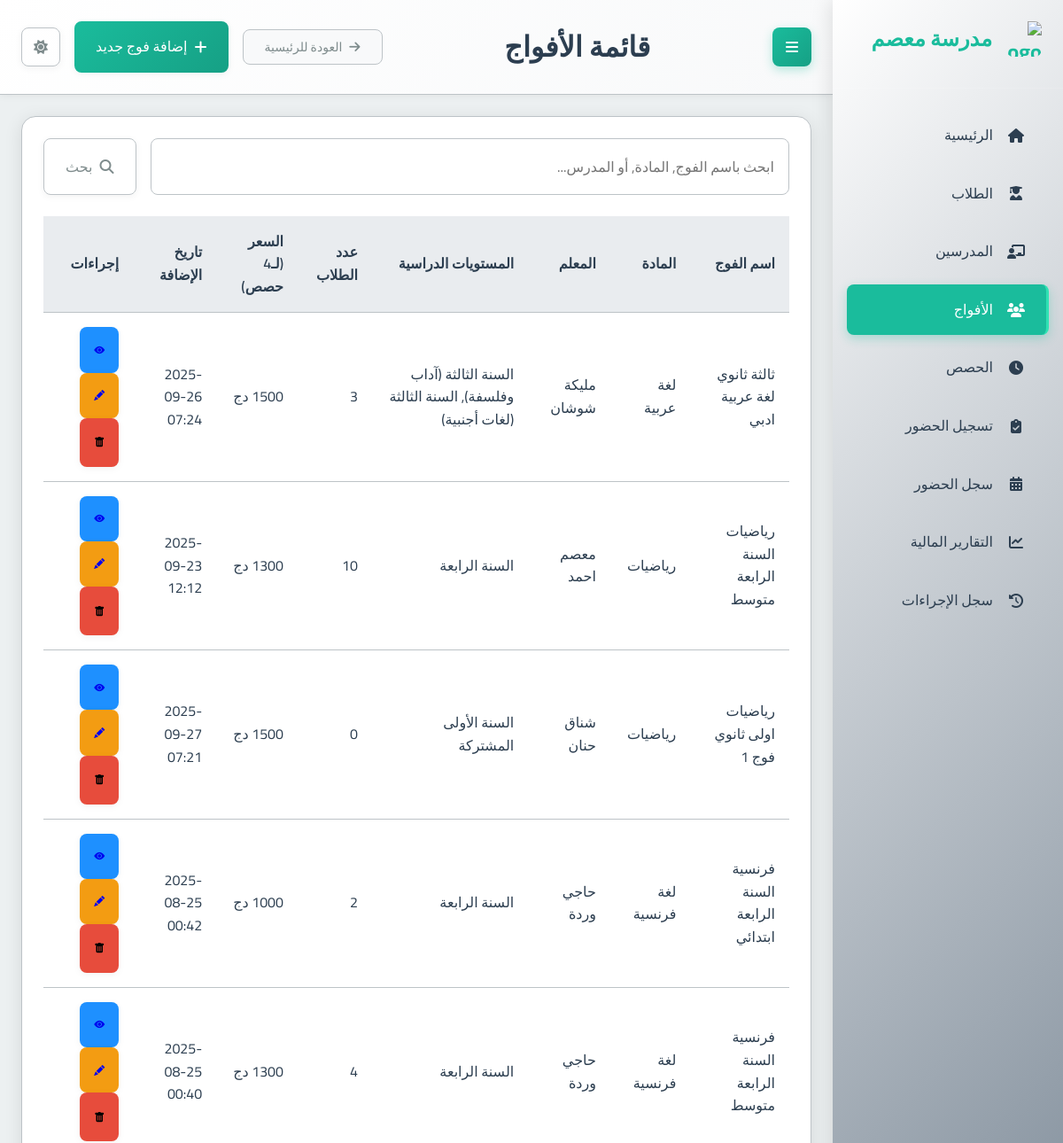
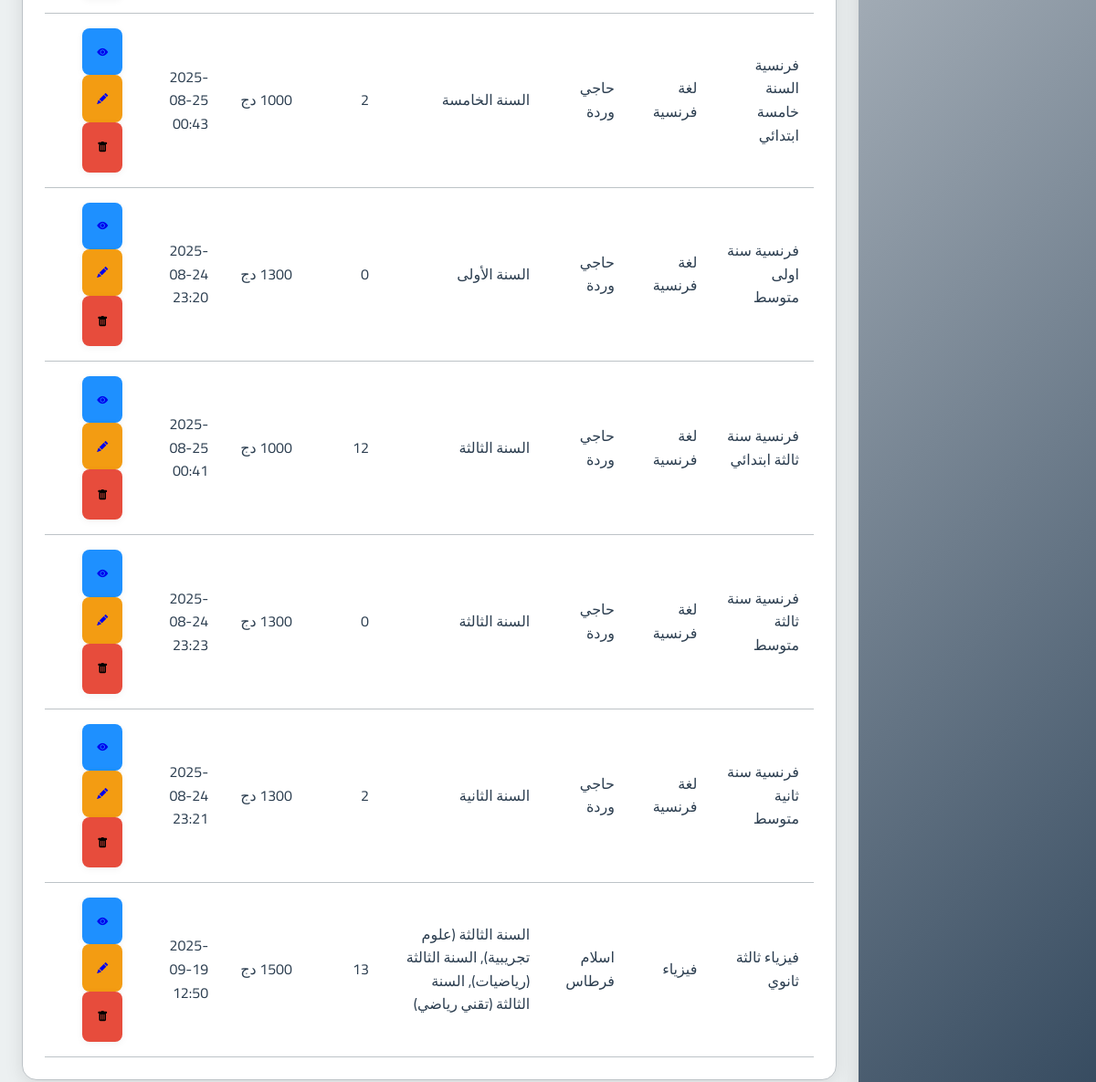
The app's page /groups/ with its own data (2 pictures, top to bottom).
### school_app/models.py (models this page shows, shortened)
class Group(models.Model):
    name = models.CharField(max_length=100, verbose_name="اسم الفوج")
    subject = models.ForeignKey(Subject, on_delete=models.PROTECT, verbose_name="المادة")
    teacher = models.ForeignKey(Teacher, on_delete=models.CASCADE, verbose_name="المدرس")
    academic_levels = models.ManyToManyField(AcademicLevel, verbose_name="المستويات الدراسية المتوافقة")
    price_per_4_sessions = models.DecimalField(max_digits=10, decimal_places=2, verbose_name="السعر لكل 4 حصص")
    session_day = models.IntegerField(choices=[
        (0, 'الاثنين'),
        (1, 'الثلاثاء'),
        (2, 'الأربعاء'),
        (3, 'الخميس'),
        (4, 'الجمعة'),
        (5, 'السبت'),
        (6, 'الأحد')
    ], verbose_name="يوم الحصة")
    session_start_time = models.TimeField(verbose_name="وقت بداية الحصة")
    session_duration = models.DecimalField(max_digits=4, decimal_places=2, default=1.5, verbose_name="مدة الحصة (ساعات)")
    students = models.ManyToManyField(Student, through='StudentGroup', blank=True, verbose_name="الطلاب المسجلون")
    created_at = models.DateTimeField(auto_now_add=True, verbose_name="تاريخ الإنشاء")
    is_continuous = models.BooleanField(default=False, verbose_name="فوج مستمر (تُنشأ الحصص أسبوعياً تلقائياً)")
    created_sessions_until = models.DateField(null=True, blank=True, verbose_name="تم إنشاء الحصص حتى تاريخ")
    class Meta:
        verbose_name = "فوج"
        verbose_name_plural = "الأفواج"

class Subject(models.Model):
    name = models.CharField(max_length=100, verbose_name="اسم المادة")
    class Meta:
        verbose_name = "مادة دراسية"
        verbose_name_plural = "المواد الدراسية"

class Teacher(models.Model):
    full_name = models.CharField(max_length=201, verbose_name="الاسم الكامل")
    phone_number = models.CharField(max_length=20, unique=True, verbose_name="رقم الهاتف")
    subject = models.ForeignKey(Subject, on_delete=models.PROTECT, verbose_name="المادة الأساسية")
    created_at = models.DateTimeField(auto_now_add=True, verbose_name="تاريخ الإنشاء")
    class Meta:
        verbose_name = "مدرس"
        verbose_name_plural = "المدرسون"

class AcademicLevel(models.Model):
    name = models.CharField(max_length=100, verbose_name="الاسم")
    category = models.CharField(max_length=50, choices=[
        ('PRIMARY', 'ابتدائي'),
        ('MIDDLE', 'متوسط'),
        ('HIGH', 'ثانوي')
    ], verbose_name="الفئة")
    class Meta:
        verbose_name = "المستوى الدراسي"
        verbose_name_plural = "المستويات الدراسية"

### school_app/views.py (the view, shortened to what this page needs)
# urls.py: path('groups/', views.group_list, name='group_list'),
def group_list(request):
    query = request.GET.get('q', '').strip()
    groups_qs = Group.objects.select_related('subject', 'teacher').prefetch_related('students', 'academic_levels')
    groups = groups_qs.order_by('name')
    context = {
        'groups': groups,
        'page_title': 'قائمة الأفواج',
        'search_query': query
    }
    return render(request, 'school_app/group_list.html', context)

### templates/school_app/group_list.html (shortened to what this page needs)
{% extends "base.html" %}
{% block page_title %}{{ page_title|default:"قائمة الأفواج" }}{% endblock %}
{% block header_actions %}
  <a href="{% url 'add_group' %}" class="btn btn-primary">
    <i class="fas fa-plus"></i> إضافة فوج جديد
  </a>
{% endblock %}
{% block content %}
<div class="card">
  <div class="card-body">
    <form method="get" action="{% url 'group_list' %}" class="mb-3">
      <div class="input-group">
        <input type="text" name="q" class="form-control" placeholder="ابحث باسم الفوج, المادة, أو المدرس..." value="{{ search_query|default:'' }}">
        <div class="input-group-append">
          <button class="btn btn-outline-secondary" type="submit">
            <i class="fas fa-search"></i> بحث
          </button>
        </div>
      </div>
    </form>
    {% if groups %}
      <div class="table-container">
        <table class="table table-striped">
          <thead>
            <tr>
              <th>اسم الفوج</th>
              <th>المادة</th>
              <th>المعلم</th>
            <th>المستويات الدراسية</th>
              <th>عدد الطلاب</th>
              <th>السعر (لـ4 حصص)</th>
              <th>تاريخ الإضافة</th>
              <th>إجراءات</th>
            </tr>
          </thead>
          <tbody>
            {% for group in groups %}
              <tr>
                <td>{{ group.name }}</td>
                <td>{{ group.subject.name }}</td>
                <td>{{ group.teacher.full_name }}</td>
            <td>
              {% for level in group.academic_levels.all %}
                {{ level.name }}{% if not forloop.last %}, {% endif %}
              {% empty %}
                لا يوجد
              {% endfor %}
            </td>
                <td>{{ group.students.count }}</td>
            <td>{{ group.price_per_4_sessions|floatformat:"-2" }} دج</td>
                <td>{{ group.created_at|date:"Y-m-d H:i" }}</td>
                <td>
                  <a href="{% url 'group_detail' group.id %}" class="btn btn-sm btn-info" title="عرض التفاصيل"> <i class="bi bi-eye-fill"></i><span class="sr-only">عرض التفاصيل</span></a>
                  <a href="{% url 'edit_group' group.id %}" class="btn btn-sm btn-warning" title="تعديل"> <i class="bi bi-pencil-fill"></i><span class="sr-only">تعديل</span></a>
                  <form action="{% url 'delete_group' group.id %}" method="post" style="display: inline;" onsubmit="return confirm('هل أنت متأكد أنك تريد حذف هذا الفوج؟ سيتم حذف جميع الحصص المتعلقة به أيضاً.');">
                      <button type="submit" class="btn btn-danger btn-sm" title="حذف"><i class="bi bi-trash-fill"></i><span class="sr-only">حذف</span></button>
                  </form>
                </td>
              </tr>
            {% endfor %}
          </tbody>
        </table>
      </div>
    {% else %}
      <p class="text-center text-muted">لا توجد أفواج مسجلة حالياً.</p>
      <div class="text-center mt-3">
         <a href="{% url 'add_group' %}" class="btn btn-primary">إضافة فوج جديد</a>
      </div>
    {% endif %}
  </div>
</div>
{% endblock %}

### static/css/main.css (style rules this page uses)
:root { --primary-color: #2c3e50; --primary-light: #34495e; --primary-darker: #1a252f; --accent-color: #1abc9c; --accent-light: #2fe2b3; --accent-dark: #16a085; --text-color: #2c3e50; --text-secondary: #7f8c8d; --text-on-primary: #ffffff; --text-on-accent: #ffffff; --text-nav: #2c3e50; --background-color: #ecf0f1; --card-background: #ffffff; --input-background: #ffffff; --border-color: #bdc3c7; --input-border-color: #bdc3c7; --success-color: #2ecc71; --warning-color: #f39c12; --error-color: #e74c3c; --info-color: #1E90FF; --table-header-background: #e9ecef; --table-row-hover-background: #f8f9fa; --box-shadow-color: rgba(0, 0, 0, 0.1); --box-shadow-color-hover: rgba(0, 0, 0, 0.15); --box-shadow-soft-color: rgba(0, 0, 0, 0.05); --subtle-background: #f8f9fa; --spacing-xs: 8px; --spacing-sm: 16px; --spacing-md: 24px; --spacing-lg: 32px; --spacing-xl: 48px; --font-family: 'Cairo', sans-serif; --font-size-xs: 12px; --font-size-sm: 14px; --font-size-md: 16px; --font-size-lg: 20px; --font-size-xl: 24px; --font-size-xxl: 32px; --border-radius-sm: 4px; --border-radius-md: 8px; --border-radius-lg: 16px; --transition-fast: 0.2s ease; --transition-normal: 0.3s ease; --transition-slow: 0.5s ease; --sidebar-width: 260px; }
* { margin: 0; padding: 0; box-sizing: border-box; direction: rtl; }
html { direction: rtl; font-size: 16px; }
body { font-family: var(--font-family); background-color: var(--background-color); color: var(--text-color); line-height: 1.6; transition: background-color var(--transition-normal), color var(--transition-normal); overflow-x: hidden; }
.btn-warning { background: var(--warning-color); }
.btn-danger { background: var(--error-color); }
.btn-info { background: var(--info-color); }
.card { background-color: var(--card-background); border-radius: var(--border-radius-lg); box-shadow: 0 4px 20px var(--box-shadow-color); margin-bottom: var(--spacing-md); overflow: hidden; transition: all var(--transition-normal); border: 1px solid var(--border-color); }
.card-body { padding: var(--spacing-md); color: var(--text-color); }
.btn { font-family: var(--font-family); padding: var(--spacing-sm) var(--spacing-md); border: none; border-radius: var(--border-radius-md); cursor: pointer; font-size: var(--font-size-md); font-weight: 500; text-decoration: none; display: inline-flex; align-items: center; gap: var(--spacing-xs); transition: all var(--transition-fast); box-shadow: 0 2px 8px var(--box-shadow-soft-color); }
.btn-primary { background: linear-gradient(135deg, var(--accent-color) 0%, var(--accent-dark) 100%); color: var(--text-on-accent); }
.btn-outline-secondary { background-color: transparent; border: 1px solid var(--border-color); color: var(--text-secondary); }
input, select, textarea { font-family: var(--font-family); width: 100%; padding: var(--spacing-sm); border: 1px solid var(--input-border-color); border-radius: var(--border-radius-md); background-color: var(--input-background); color: var(--text-color); font-size: var(--font-size-md); transition: all var(--transition-fast); }
.btn-sm { font-size: 12px; padding: 1rem; }
.mb-3 { margin-bottom: var(--spacing-md); }
.input-group { display: flex; gap: var(--spacing-sm); }
.table-container { overflow-x: auto; }
table { width: 100%; border-collapse: collapse; }
th, td { padding: var(--spacing-sm); text-align: right; border-bottom: 1px solid var(--border-color); }
th { background-color: var(--table-header-background); font-weight: 600; color: var(--text-color); }

### records on screen
Group: name "ثالثة ثانوي لغة عربية ادبي", subject.name "لغة عربية", teacher.full_name "مليكة شوشان", students.count "3", created_at "2025-09-26 07:24"
AcademicLevel: name "السنة الثالثة (آداب وفلسفة)"
AcademicLevel: name "السنة الثالثة (لغات أجنبية)"
Group: name "رياضيات السنة الرابعة متوسط", subject.name "رياضيات", teacher.full_name "معصم احمد", students.count "10", created_at "2025-09-23 12:12"
AcademicLevel: name "السنة الرابعة"
Group: name "رياضيات اولى ثانوي فوج 1", subject.name "رياضيات", teacher.full_name "شناق حنان", students.count "0", created_at "2025-09-27 07:21"
AcademicLevel: name "السنة الأولى المشتركة"
Group: name "فرنسية السنة الرابعة ابتدائي", subject.name "لغة فرنسية", teacher.full_name "حاجي وردة", students.count "2", created_at "2025-08-25 00:42"
AcademicLevel: name "السنة الرابعة"
Group: name "فرنسية السنة الرابعة متوسط", subject.name "لغة فرنسية", teacher.full_name "حاجي وردة", students.count "4", created_at "2025-08-25 00:40"
Group: name "فرنسية السنة خامسة ابتدائي", subject.name "لغة فرنسية", teacher.full_name "حاجي وردة", students.count "2", created_at "2025-08-25 00:43"
AcademicLevel: name "السنة الخامسة"
Group: name "فرنسية سنة اولى متوسط", subject.name "لغة فرنسية", teacher.full_name "حاجي وردة", students.count "0", created_at "2025-08-24 23:20"
AcademicLevel: name "السنة الأولى"
Group: name "فرنسية سنة ثالثة ابتدائي", subject.name "لغة فرنسية", teacher.full_name "حاجي وردة", students.count "12", created_at "2025-08-25 00:41"
AcademicLevel: name "السنة الثالثة"
Group: name "فرنسية سنة ثالثة متوسط", subject.name "لغة فرنسية", teacher.full_name "حاجي وردة", students.count "0", created_at "2025-08-24 23:23"
AcademicLevel: name "السنة الثالثة"
Group: name "فرنسية سنة ثانية متوسط", subject.name "لغة فرنسية", teacher.full_name "حاجي وردة", students.count "2", created_at "2025-08-24 23:21"
AcademicLevel: name "السنة الثانية"
Group: name "فيزياء ثالثة ثانوي", subject.name "فيزياء", teacher.full_name "اسلام فرطاس", students.count "13", created_at "2025-09-19 12:50"
AcademicLevel: name "السنة الثالثة (علوم تجريبية)"
AcademicLevel: name "السنة الثالثة (رياضيات)"
AcademicLevel: name "السنة الثالثة (تقني رياضي)"

### other values on screen
{{ page_title|default:"قائمة الأفواج" }} "قائمة الأفواج"
